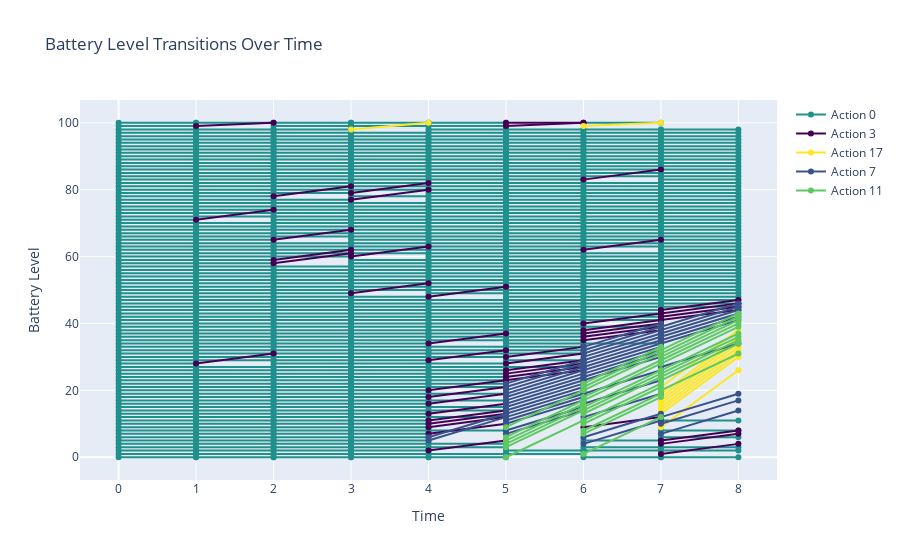

The notebook cell saved with this chart:
### Code cell
parallel_coordinates_plot(SARSA_q_table, actions, max_time, max_level)
